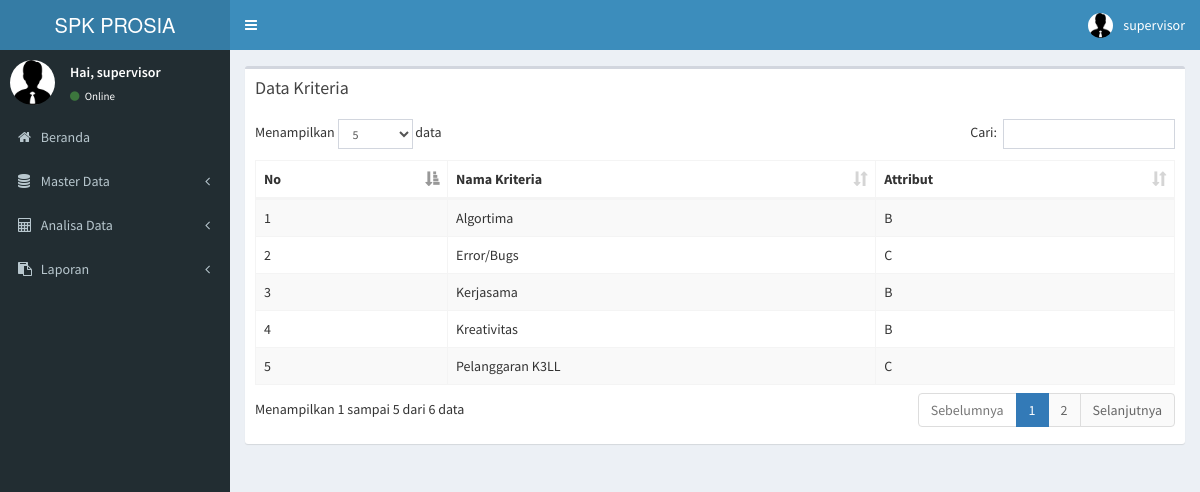
The page /spk/index.php?menu=krt (signed in) on the database its author committed.
### tables this page shows
CREATE TABLE `t_kriteria` (
  `id_kriteria` int(11) NOT NULL,
  `nama` varchar(50) NOT NULL,
  `atribut` char(1) NOT NULL,
  `status` char(1) NOT NULL DEFAULT 'Y'
);

### spk/module/kriteria.php (the view, shortened to what this page needs)
<section class="content">
    <div class="row">
        <div class="col-xs-12">
        </div>
    </div>
    <div class="row">
        <div class="col-xs-12">
            <div class="box">
                <div class="box-header">
                    <h3 class="box-title">Data Kriteria</h3>
                </div>
                <div class="box-body">
                    <table id="example1" class="table table-bordered table-striped">
                        <thead>
                            <tr>
                                <th>No</th>
                                <th>Nama Kriteria</th>
                                <th>Attribut</th>
                            </tr>
                        </thead>
                        <tbody>
                            <?php
                            $no = 1;
                            $sql = mysql_query("SELECT k.* FROM t_kriteria k WHERE k.status='Y' ORDER BY nama");
                            while ($row = mysql_fetch_array($sql)) {
                                ?>
                                <tr>
                                    <td><?php echo $no++; ?></td>
                                    <td><?php echo $row['nama']; ?></td>
                                    <td><?php echo $row['atribut']; ?></td>
                                </tr>
                            <?php } ?>
                        </tbody>
                    </table>
                </div>
            </div>
        </div>
    </div>
</section>

### rows shown on the page
t_kriteria: nama "Algortima", atribut "B"
t_kriteria: nama "Error/Bugs", atribut "C"
t_kriteria: nama "Kerjasama", atribut "B"
t_kriteria: nama "Kreativitas", atribut "B"
t_kriteria: nama "Pelanggaran K3LL", atribut "C"

### other values the page prints
$_SESSION['username'] "supervisor"
